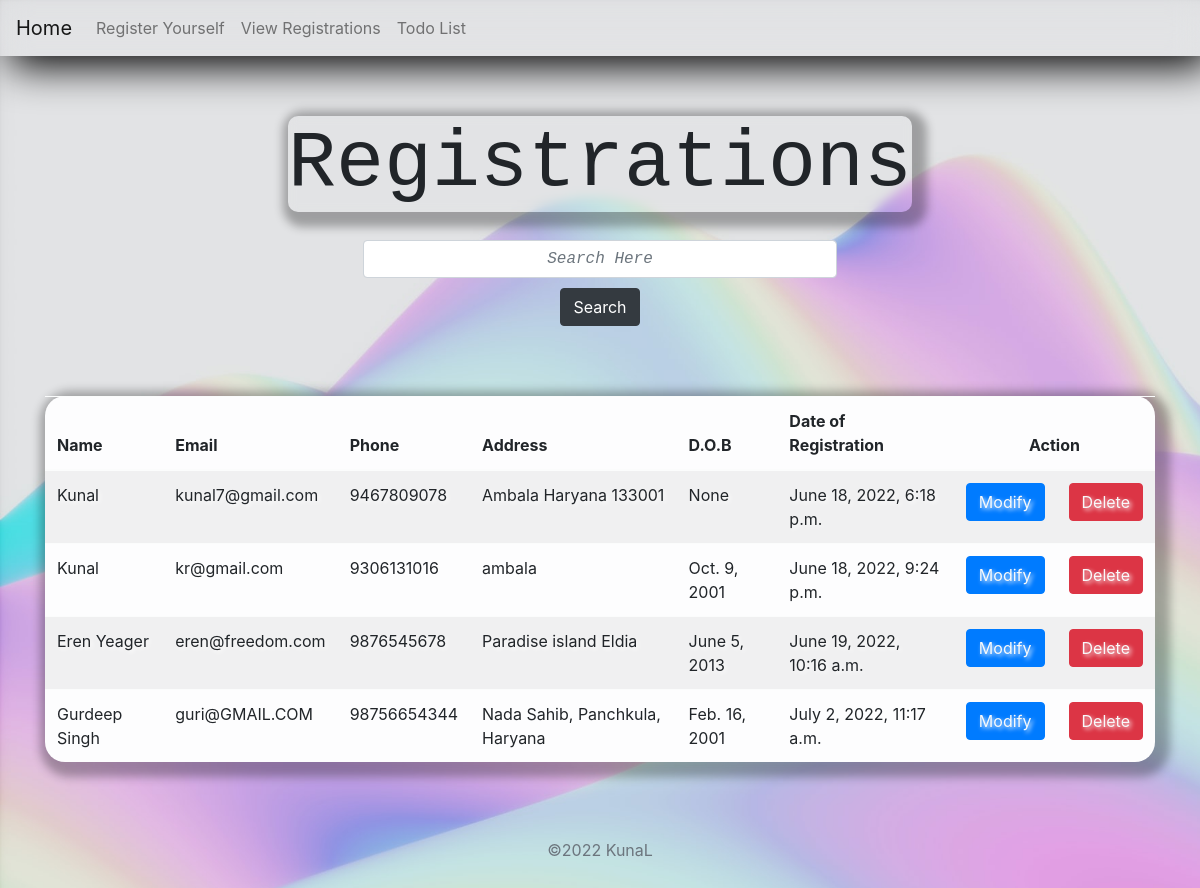
Page /showdata on the committed database.
### crud_app/models.py (models this page shows, shortened)
class Detail(models.Model):
    name = models.CharField(max_length=40)
    email = models.EmailField()
    phone = models.BigIntegerField()
    address = models.TextField(max_length=150)
    rtime = models.DateTimeField(auto_now_add=True)
    dob = models.DateField(null=True)

### crud_app/views.py (the view)
# urls.py: path('showdata', views.showdata , name="showdata"),
def showdata(request):
    data = Detail.objects.all()
    return render (request,'showdata.html',{'data':data})

### templates/showdata.html (shortened to what this page needs)
{% extends 'base.html' %}
{% load crispy_forms_tags %}
{% load static %}
{% block content %}
<div class="container">
    <h1 class="text-center text-monospace ">Registrations</h1>
    <form class="form-group" method="post" action="{% url 'search' %}">
        <div class="row">
            <input type="text" name="search" placeholder="Search Here" class="form-control" required style="text-align: center;
                    font-family: monospace;
                    font-style: italic;">
            <button type="submit" class="btn btn-dark">Search</button>
        </div>
    </form>
</div>
<div class="container">
    <table class="table table-striped table-light bg-borderless"
    style="box-shadow: 5px 5px 10px 10px rgba(0, 0, 0, 0.295);border-radius: 20px;text-shadow: 2px 2px 4px #ffffff;">
    <thead>
        <th>Name</th>
        <th>Email</th>
        <th>Phone</th>
        <th>Address</th>
        <th>D.O.B</th>
        <th>Date of Registration</th>
        <th colspan="2" class="text-center">Action</th>
    </thead>
    <tbody>
        {% for i in data %}
        <tr>
            <td>{{i.name}}</td>
            <td>{{i.email}}</td>
            <td>{{i.phone}}</td>
            <td>{{i.address}}</td>
            <td>{{i.dob}}</td>
            <td>{{i.rtime}}</td>
            <td><a href="{% url 'update' i.id %}" class="btn btn-primary text-light">Modify</a> </td>
            <td><a href="{% url 'delete' i.id %}" class="btn btn-danger text-light">Delete</a></td>
        </tr>
        {% endfor %}
    </tbody>
</table>
</div>
{% endblock %}

### rows in the picture
Detail: name "Kunal", email "kunal7@gmail.com", phone "9467809078", address "Ambala Haryana 133001", dob "None", rtime "June 18, 2022, 6:18 p.m."
Detail: name "Kunal", email "kr@gmail.com", phone "9306131016", address "ambala", dob "Oct. 9, 2001", rtime "June 18, 2022, 9:24 p.m."
Detail: name "Eren Yeager", email "eren@freedom.com", phone "9876545678", address "Paradise island Eldia", dob "June 5, 2013", rtime "June 19, 2022, 10:16 a.m."
Detail: name "Gurdeep Singh", email "guri@GMAIL.COM", phone "98756654344", address "Nada Sahib, Panchkula, Haryana", dob "Feb. 16, 2001", rtime "July 2, 2022, 11:17 a.m."
